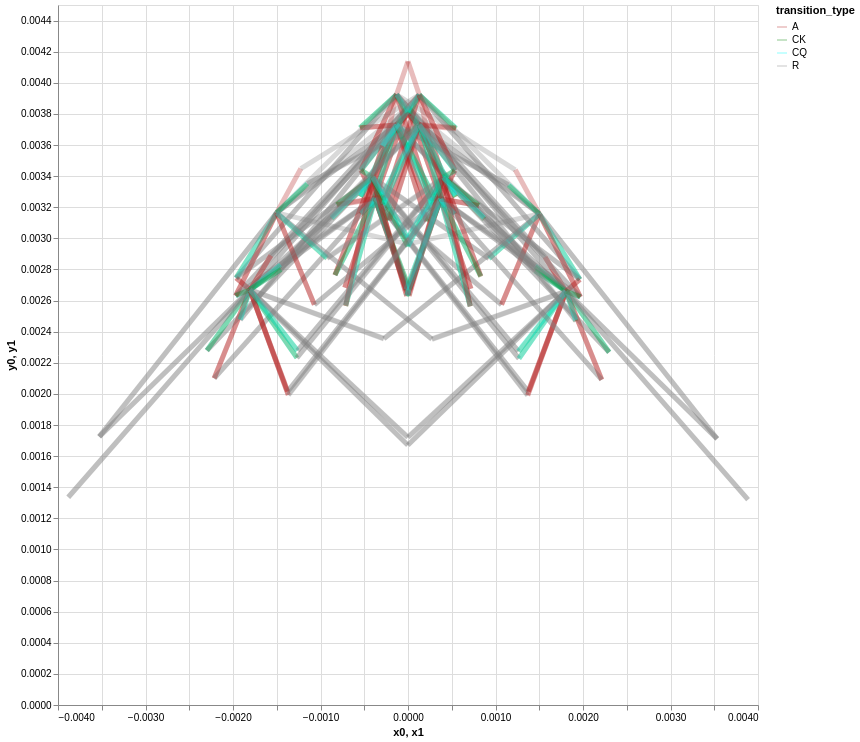

Notebook source saved alongside this figure:
### Code cell
_DEPTH = 2

_TRANSITION_COLOURS = {
    "domain": ["A", "CK", "CQ", "R"],
    "range": ["firebrick", "green", "aqua", "grey"],
}

_edges_df = (
    transitions.lazy()
    .filter(pl.col("transition_depth") < _DEPTH)
    .join(
        spectral_embeddings.lazy().select(start_pos="pos", x0="x", y0="y", z0="z"),
        on="start_pos",
    )
    .join(
        spectral_embeddings.lazy().select(end_pos="pos", x1="x", y1="y", z1="z"),
        on="end_pos",
    )
    .collect()
)

(
    alt.Chart(_edges_df)
    .mark_rule(strokeWidth=5, opacity=0.3)
    .encode(
        alt.X("x0"),
        alt.X2("x1"),
        alt.Y("y0"),
        alt.Y2("y1"),
        alt.Color("transition_type:N").scale(**_TRANSITION_COLOURS),  # type: ignore
    )
    .properties(width=700, height=700)
)

### Figure 1 — Vega-Lite specification as saved in the notebook (floating-point values rounded to 4 significant figures; data arrays with more than 128 entries replaced by an {"elided": "..."} marker saying what was removed)
{"config": {"view": {"continuousWidth": 300, "continuousHeight": 300}}, "data": {"name": "data-80e85b5a20baf985c76e01229fbbe4ed"}, "mark": {"type": "rule", "opacity": 0.3, "strokeWidth": 5}, "encoding": {"color": {"field": "transition_type", "scale": {"domain": ["A", "CK", "CQ", "R"], "range": ["firebrick", "green", "aqua", "grey"]}, "type": "nominal"}, "x": {"field": "x0", "type": "quantitative"}, "x2": {"field": "x1"}, "y": {"field": "y0", "type": "quantitative"}, "y2": {"field": "y1"}}, "height": 700, "width": 700, "$schema": "https://vega.github.io/schema/vega-lite/v6.4.1.json", "datasets": {"data-80e85b5a20baf985c76e01229fbbe4ed": {"elided": "380 records"}}}
